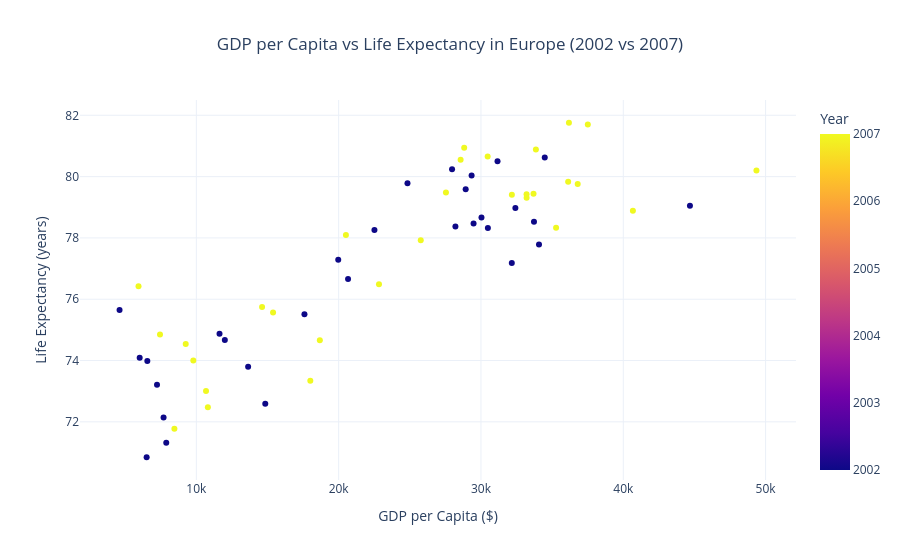

Notebook source saved alongside this figure:
### Markdown cell above
## Task 1 — Scatter: life expectancy change over time

**What to build:** A scatter showing **GDP per capita vs life expectancy** for **two years** (2002 and 2007) to show how both moved — use **colour for year** (just 2 colours), **one continent only**.

Choose any continent except Africa (that was the example). Highlight the change direction.

> 💡 Filter: `df.loc[df['continent'] == 'YOUR_CHOICE']` then filter years

### Code cell
# Task 1
# YOUR CODE HERE
# Task 1: GDP per capita vs Life Expectancy (Europe)

import plotly.express as px

# Filter the data for Europe
df_europe = df.loc[df['continent'] == 'Europe']

# Filter for the years 2002 and 2007
df_europe_years = df_europe.loc[
    df_europe['year'].isin([2002, 2007])
]

# Create the scatter plot
fig = px.scatter(
    df_europe_years,
    x='gdpPercap',
    y='lifeExp',
    color='year',
    color_discrete_map={
        2002: 'blue',
        2007: 'red'
    },
    hover_name='country',
    title='GDP per Capita vs Life Expectancy in Europe (2002 vs 2007)',
    labels={
        'gdpPercap': 'GDP per Capita ($)',
        'lifeExp': 'Life Expectancy (years)',
        'year': 'Year'
    }
)

# Improve the layout
fig.update_layout(
    template='plotly_white',
    title_x=0.5
)

fig.show()

### Figure 1 — Plotly figure (JSON) as saved in the notebook; plotly's stock layout.template omitted (floating-point values rounded to 4 significant figures)
{"data": [{"hovertemplate": "<b>%{hovertext}</b><br><br>GDP per Capita ($)=%{x}<br>Life Expectancy (years)=%{y}<br>Year=%{marker.color}<extra></extra>", "hovertext": ["Albania", "Albania", "Austria", "Austria", "Belgium", "Belgium", "Bosnia and Herzegovina", "Bosnia and Herzegovina", "Bulgaria", "Bulgaria", "Croatia", "Croatia", "Czech Republic", "Czech Republic", "Denmark", "Denmark", "Finland", "Finland", "France", "France", "Germany", "Germany", "Greece", "Greece", "Hungary", "Hungary", "Iceland", "Iceland", "Ireland", "Ireland", "Italy", "Italy", "Montenegro", "Montenegro", "Netherlands", "Netherlands", "Norway", "Norway", "Poland", "Poland", "Portugal", "Portugal", "Romania", "Romania", "Serbia", "Serbia", "Slovak Republic", "Slovak Republic", "Slovenia", "Slovenia", "Spain", "Spain", "Sweden", "Sweden", "Switzerland", "Switzerland", "Turkey", "Turkey", "United Kingdom", "United Kingdom"], "legendgroup": "", "marker": {"color": [2002, 2007, 2002, 2007, 2002, 2007, 2002, 2007, 2002, 2007, 2002, 2007, 2002, 2007, 2002, 2007, 2002, 2007, 2002, 2007, 2002, 2007, 2002, 2007, 2002, 2007, 2002, 2007, 2002, 2007, 2002, 2007, 2002, 2007, 2002, 2007, 2002, 2007, 2002, 2007, 2002, 2007, 2002, 2007, 2002, 2007, 2002, 2007, 2002, 2007, 2002, 2007, 2002, 2007, 2002, 2007, 2002, 2007, 2002, 2007], "coloraxis": "coloraxis", "symbol": "circle"}, "mode": "markers", "name": "", "orientation": "v", "showlegend": false, "type": "scatter", "x": [4604.0, 5937.0, 32420.0, 36130.0, 30490.0, 33690.0, 6019.0, 7446.0, 7697.0, 10680.0, 11630.0, 14620.0, 17600.0, 22830.0, 32170.0, 35280.0, 28200.0, 33210.0, 28930.0, 30470.0, 30040.0, 32170.0, 22510.0, 27540.0, 14840.0, 18010.0, 31160.0, 36180.0, 34080.0, 40680.0, 27970.0, 28570.0, 6557.0, 9254.0, 33720.0, 36800.0, 44680.0, 49360.0, 12000.0, 15390.0, 19970.0, 20510.0, 7885.0, 10810.0, 7236.0, 9787.0, 13640.0, 18680.0, 20660.0, 25770.0, 24840.0, 28820.0, 29340.0, 33860.0, 34480.0, 37510.0, 6508.0, 8458.0, 29480.0, 33200.0], "xaxis": "x", "y": [75.65, 76.42, 78.98, 79.83, 78.32, 79.44, 74.09, 74.85, 72.14, 73.0, 74.88, 75.75, 75.51, 76.49, 77.18, 78.33, 78.37, 79.31, 79.59, 80.66, 78.67, 79.41, 78.26, 79.48, 72.59, 73.34, 80.5, 81.76, 77.78, 78.89, 80.24, 80.55, 73.98, 74.54, 78.53, 79.76, 79.05, 80.2, 74.67, 75.56, 77.29, 78.1, 71.32, 72.48, 73.21, 74.0, 73.8, 74.66, 76.66, 77.93, 79.78, 80.94, 80.04, 80.88, 80.62, 81.7, 70.84, 71.78, 78.47, 79.42], "yaxis": "y"}], "layout": {"coloraxis": {"colorbar": {"title": {"text": "Year"}}, "colorscale": [[0, "#0d0887"], [0.1111, "#46039f"], [0.2222, "#7201a8"], [0.3333, "#9c179e"], [0.4444, "#bd3786"], [0.5556, "#d8576b"], [0.6667, "#ed7953"], [0.7778, "#fb9f3a"], [0.8889, "#fdca26"], [1, "#f0f921"]]}, "legend": {"tracegroupgap": 0}, "title": {"text": "GDP per Capita vs Life Expectancy in Europe (2002 vs 2007)", "x": 0.5}, "xaxis": {"anchor": "y", "domain": [0, 1], "title": {"text": "GDP per Capita ($)"}}, "yaxis": {"anchor": "x", "domain": [0, 1], "title": {"text": "Life Expectancy (years)"}}}}
